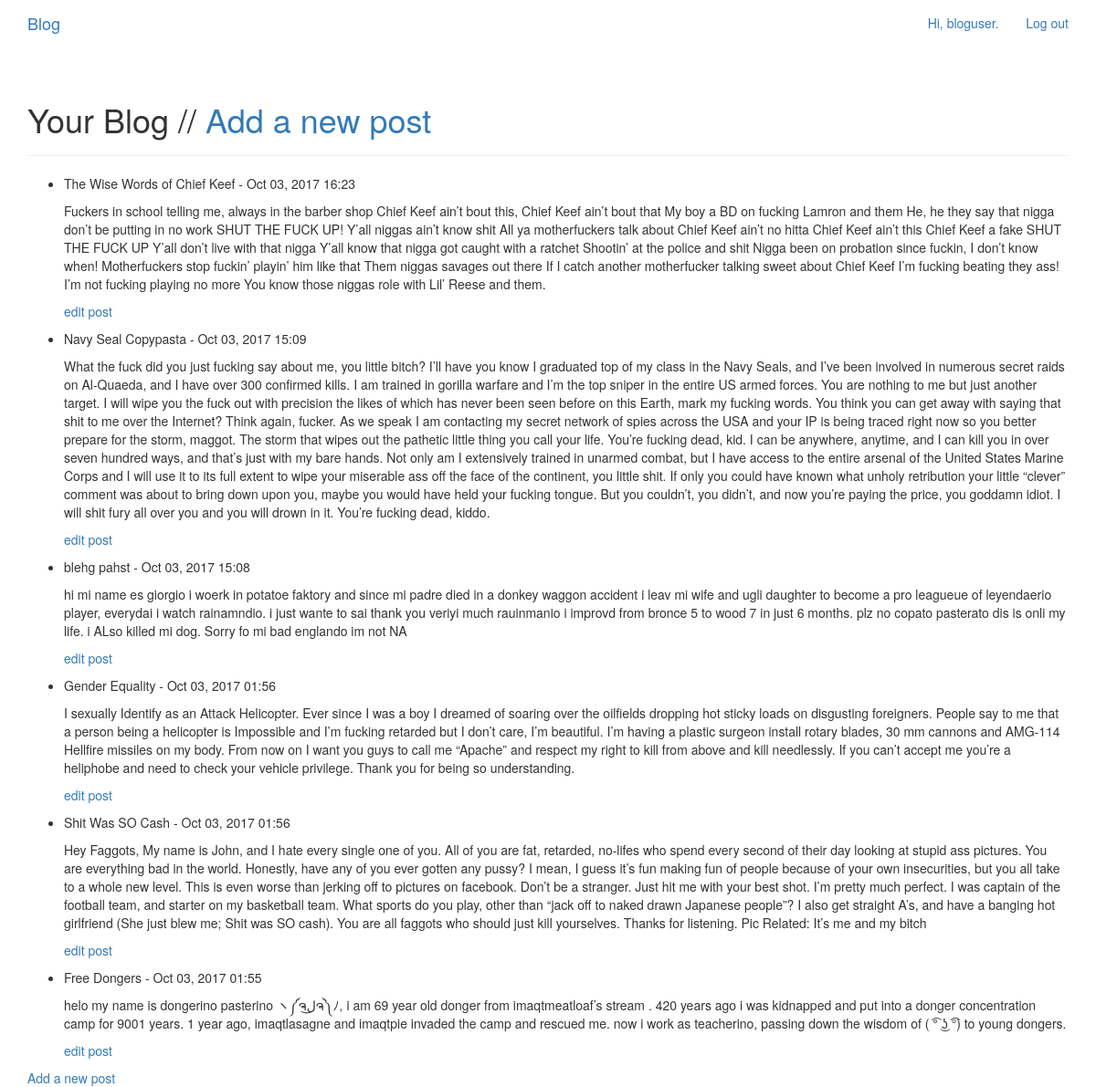
Screenshot of / (signed in) with the database file from the repository.
### blogs/models.py (models this page shows)
class BlogPost(models.Model):
	title = models.CharField(max_length=200)
	text = models.TextField()
	date_added = models.DateTimeField(auto_now_add=True)
	owner = models.ForeignKey(User)
	def __str__(self):
		return self.title

### blogs/views.py (the view)
# urls.py: 2. Add a URL to urlpatterns:  url(r'^$', views.home, name='home')
@login_required
def home(request):
	posts = BlogPost.objects.order_by('-date_added')
	context = {'posts': posts}
	return render(request, 'blogs/home.html', context)

### blogs/templates/blogs/home.html
{% extends "blogs/base.html" %}
{% block header %}
<div class="container-fluid-right">
  <h1>
    <div>
      Your Blog //
      <a href="{% url 'blogs:new_post' %}">
        Add a new post
      </a>
    </div>
  </h1>
</div>
{% endblock header %}
{% block content %}
  <ul>
  	{% for post in posts %}
  	  <li>
  	  	<p>{{ post }} - {{ post.date_added|date:'M d, Y H:i' }}</p>
        <p>    {{ post.text|linebreaks }}</p>
        <p>
          <a href="{% url 'blogs:edit_post' post.id %}">edit post</a>
        </p>
  	  </li>
  	{% empty %}
  	  <li>No topics have been added yet.</li>
  	{% endfor %}
  </ul>
  <a href="{% url 'blogs:new_post' %}">Add a new post</a>
{% endblock content %}

### blogs/templates/blogs/base.html (shortened to what this page needs)
{% load bootstrap3 %}
<!DOCTYPE html>
<html lang="en">
	<head>
		{% bootstrap_css %}
	</head>
	<body>
		<nav class="navbar navbar navbar navbar-static-top">
		  <div class="container">
		  	<div class="navbar-header">
		  	  <a class="navbar-brand" href="{% url 'blogs:home' %}">
		  	  	Blog
		  	  </a>
		  	</div>
		  	<div id="navbar" class="navbar-collapse collapse">
		  		{% if user.is_authenticated %}
		  		<ul class="nav navbar-nav navbar-right">
		  			<li>
		  				<a>
		  					Hi, {{ user.username }}.
		  				</a>
		  			</li>
		  			<li>
		  				<a href="{% url 'users:logout' %}">
		  					Log out
		  				</a>
		  			</li>
		  		{% endif %}
		  		</ul>
		  	</div>
		  </div>
		</nav>
		<div class="container">
			<div class="page-header">
				{% block header %}{% endblock header %}
			</div>
			<div>
				{% block content %}{% endblock content %}
			</div>
		</div>
	</body>
</html>

### rows the page displays
BlogPost: title "The Wise Words of Chief Keef", date_added "Oct 03, 2017 16:23", text "Fuckers in school telling me, always in the barber shop Chief Keef ain’t bout this, Chief Keef ain’t bout that My boy a BD on fucking Lamron and them He, he they say that nigga don’t be putting in no work SHUT THE FUCK UP! Y’all niggas ain’t know shit All ya motherfuckers talk about Chief Keef ain’t no hitta Chief Keef ain’t this Chief Keef a fake SHUT THE FUCK UP Y’all don’t live with that nigga Y’all know that nigga got caught with a ratchet Shootin’ at the police and shit Nigga been on probation since fuckin, I don’t know when! Motherfuckers stop fuckin’ playin’ him like that Them niggas savages out there If I catch another motherfucker talking sweet about Chief Keef I’m fucking beating…"
BlogPost: title "Navy Seal Copypasta", date_added "Oct 03, 2017 15:09", text "What the fuck did you just fucking say about me, you little bitch? I’ll have you know I graduated top of my class in the Navy Seals, and I’ve been involved in numerous secret raids on Al-Quaeda, and I have over 300 confirmed kills. I am trained in gorilla warfare and I’m the top sniper in the entire US armed forces. You are nothing to me but just another target. I will wipe you the fuck out with precision the likes of which has never been seen before on this Earth, mark my fucking words. You think you can get away with saying that shit to me over the Internet? Think again, fucker. As we speak I am contacting my secret network of spies across the USA and your IP is being traced right now so…"
BlogPost: title "blehg pahst", date_added "Oct 03, 2017 15:08", text "hi mi name es giorgio i woerk in potatoe faktory and since mi padre died in a donkey waggon accident i leav mi wife and ugli daughter to become a pro leagueue of leyendaerio player, everydai i watch rainamndio. i just wante to sai thank you veriyi much rauinmanio i improvd from bronce 5 to wood 7 in just 6 months. plz no copato pasterato dis is onli my life. i ALso killed mi dog. Sorry fo mi bad englando im not NA"
BlogPost: title "Gender Equality", date_added "Oct 03, 2017 01:56", text "I sexually Identify as an Attack Helicopter. Ever since I was a boy I dreamed of soaring over the oilfields dropping hot sticky loads on disgusting foreigners. People say to me that a person being a helicopter is Impossible and I’m fucking retarded but I don’t care, I’m beautiful. I’m having a plastic surgeon install rotary blades, 30 mm cannons and AMG-114 Hellfire missiles on my body. From now on I want you guys to call me “Apache” and respect my right to kill from above and kill needlessly. If you can’t accept me you’re a heliphobe and need to check your vehicle privilege. Thank you for being so understanding."
BlogPost: title "Shit Was SO Cash", date_added "Oct 03, 2017 01:56", text "Hey Faggots, My name is John, and I hate every single one of you. All of you are fat, retarded, no-lifes who spend every second of their day looking at stupid ass pictures. You are everything bad in the world. Honestly, have any of you ever gotten any pussy? I mean, I guess it’s fun making fun of people because of your own insecurities, but you all take to a whole new level. This is even worse than jerking off to pictures on facebook. Don’t be a stranger. Just hit me with your best shot. I’m pretty much perfect. I was captain of the football team, and starter on my basketball team. What sports do you play, other than “jack off to naked drawn Japanese people”? I also get straight A’s, and…"
BlogPost: title "Free Dongers", date_added "Oct 03, 2017 01:55", text "helo my name is dongerino pasterino ヽ༼ຈل͜ຈ༽ﾉ, i am 69 year old donger from imaqtmeatloaf’s stream . 420 years ago i was kidnapped and put into a donger concentration camp for 9001 years. 1 year ago, imaqtlasagne and imaqtpie invaded the camp and rescued me. now i work as teacherino, passing down the wisdom of ( ͡° ͜ʖ ͡°) to young dongers."

### other values shown
{{ user.username }} "bloguser"
